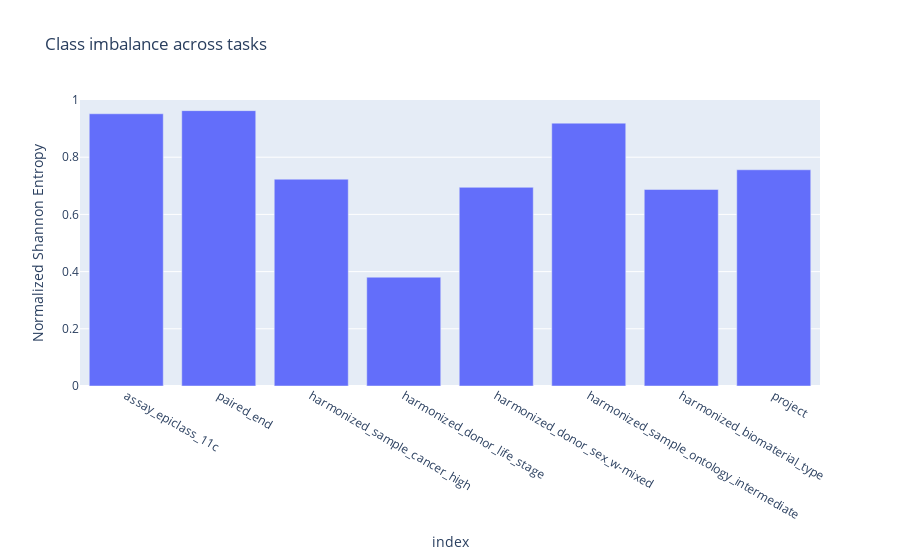

Notebook cell for this chart:
### Code cell
df_class_balance = df_class_balance.loc[sorted_task_names]
fig = px.bar(
    df_class_balance,
    x=df_class_balance.index,
    y="Normalized Shannon Entropy",
    labels={
        "k": "Number of classes",
        "Normalized Shannon Entropy": "Normalized Shannon Entropy",
    },
    title="Class imbalance across tasks",
)
fig.update_layout(
    yaxis=dict(range=[0, 1]),
)

### Figure 1 — Plotly figure (JSON) as saved in the notebook; plotly's stock layout.template omitted (floating-point values rounded to 4 significant figures)
{"data": [{"alignmentgroup": "True", "hovertemplate": "index=%{x}<br>Normalized Shannon Entropy=%{y}<extra></extra>", "legendgroup": "", "marker": {"color": "#636efa", "pattern": {"shape": ""}}, "name": "", "offsetgroup": "", "orientation": "v", "showlegend": false, "textposition": "auto", "type": "bar", "x": ["assay_epiclass_11c", "paired_end", "harmonized_sample_cancer_high", "harmonized_donor_life_stage", "harmonized_donor_sex_w-mixed", "harmonized_sample_ontology_intermediate", "harmonized_biomaterial_type", "project"], "xaxis": "x", "y": [0.9519, 0.9628, 0.7231, 0.3805, 0.6947, 0.9191, 0.6871, 0.756], "yaxis": "y"}], "layout": {"barmode": "relative", "legend": {"tracegroupgap": 0}, "title": {"text": "Class imbalance across tasks"}, "xaxis": {"anchor": "y", "domain": [0, 1], "title": {"text": "index"}}, "yaxis": {"anchor": "x", "domain": [0, 1], "range": [0, 1], "title": {"text": "Normalized Shannon Entropy"}}}}
